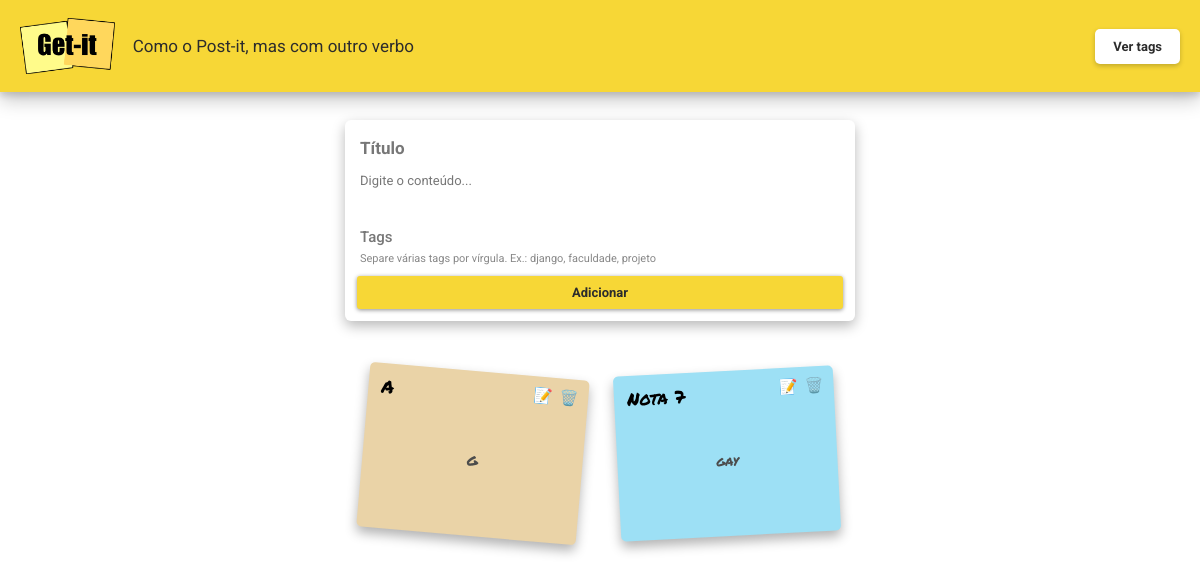
The app's page /, older data.
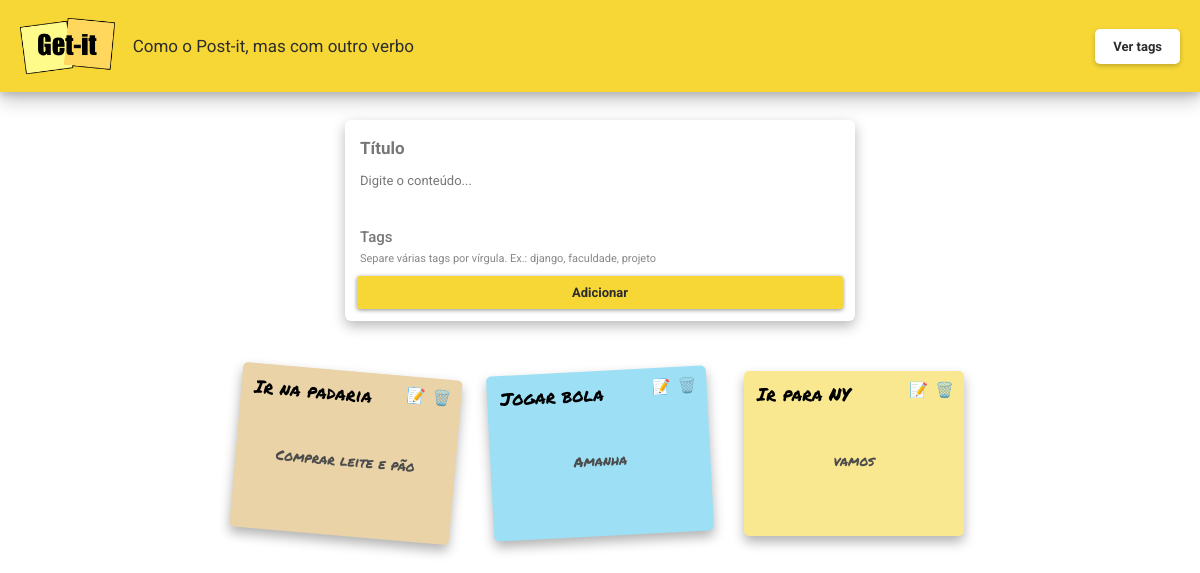
The same page, newer data.
### notes/models.py (models this page shows, shortened)
class Note(models.Model):
    title = models.CharField(max_length=200)
    content = models.TextField()
    tags = models.ManyToManyField(
        Tag,
        blank=True,
        related_name='notes'
    )

### notes/views.py (the view, shortened to what this page needs)
# urls.py: path('', views.index, name='index'),
def index(request):
    all_notes = Note.objects.all()
    return render(
        request,
        'notes/index.html',
        {'notes': all_notes}
    )

### notes/templates/notes/index.html (shortened to what this page needs)
{% extends "notes/base.html" %}
{% load static %}
{% block content %}
<header class="appbar">
  <img
    class="logo"
    src="{% static 'notes/img/logo-getit.png' %}"
    alt="Get-it"
  />
  <p class="subtitle">
    Como o Post-it, mas com outro verbo
  </p>
  <a
    class="btn-ver-tags"
    href="{% url 'tags' %}"
  >
    Ver tags
  </a>
</header>
<main class="main-content">
  <form
    class="form-card"
    method="post"
  >
    <input
      class="form-card-title"
      id="titulo"
      type="text"
      name="titulo"
      placeholder="Título"
      value="{{ title|default:'' }}"
    />
    <textarea
      class="autoresize"
      id="detalhes"
      name="detalhes"
      placeholder="Digite o conteúdo..."
    >{{ content|default:'' }}</textarea>
    <div class="tag-input-group">
      <input
        class="form-card-tag"
        id="tags"
        type="text"
        name="tags"
        placeholder="Tags"
        value="{{ tags_text|default:'' }}"
        aria-describedby="tags-help"
      />
      <p
        class="tag-input-help"
        id="tags-help"
      >
        Separe várias tags por vírgula. Ex.: django, faculdade, projeto
      </p>
    </div>
    <button
      class="btn"
      type="submit"
    >
      Adicionar
    </button>
  </form>
  <div class="card-container">
    {% for note in notes %}
      <article class="card">
        <p class="card-title">
          {{ note.title }}
        </p>
        <div class="card-content">
          {{ note.content }}
        </div>
        <div class="card-tags">
        </div>
        <a
          class="update-button"
          href="{% url 'update' note.id %}"
          title="Editar"
        >
          📝
        </a>
        <a
          class="delete-button"
          href="{% url 'delete' note.id %}"
          title="Excluir"
        >
          🗑️
        </a>
      </article>
    {% empty %}
      <p class="empty-message">
        Nenhuma anotação criada ainda.
      </p>
    {% endfor %}
  </div>
</main>
{% endblock %}

### notes/templates/notes/base.html (shortened to what this page needs)
{% load static %}
<!DOCTYPE html>
<html lang="pt-br">
  <head>
    <link
      rel="stylesheet"
      href="https://cdnjs.cloudflare.com/ajax/libs/meyer-reset/2.0/reset.min.css"
    />
    <link
      rel="stylesheet"
      href="{% static 'notes/css/getit.css' %}?v=5"
    />
  </head>
  <body>
    {% block content %}
    {% endblock %}
  </body>
</html>

### notes/static/notes/css/getit.css (style rules this page uses)
html, body { min-height: 100%; }
body { margin: 0; background-color: #ffffff; color: #2c2c2c; font-family: "Roboto", sans-serif; }
.appbar { display: flex; align-items: center; gap: 18px; min-height: 64px; padding: 14px 20px; background-color: #f7d736; box-shadow: 0 8px 18px rgba(0, 0, 0, 0.22), 0 4px 6px rgba(0, 0, 0, 0.12); }
.logo { height: 56px; width: auto; }
.subtitle { margin: 0; color: #2c2c2c; font-size: 17px; }
.btn-ver-tags { margin-left: auto; padding: 10px 18px; background-color: #ffffff; color: #2c2c2c; border-radius: 5px; box-shadow: 0 2px 5px rgba(0, 0, 0, 0.22); font-size: 13px; font-weight: 700; text-decoration: none; transition: background-color 0.15s ease, transform 0.15s ease, box-shadow 0.15s ease; }
.main-content { width: 100%; }
.form-card { display: flex; flex-direction: column; box-sizing: border-box; width: min(510px, calc(100% - 40px)); margin: 28px auto 38px; padding: 12px; background-color: #ffffff; border-radius: 6px; box-shadow: 0 5px 13px rgba(0, 0, 0, 0.28); }
.form-card-title, .form-card-tag, .autoresize { box-sizing: border-box; width: 100%; border: none; outline: none; background: transparent; color: #2c2c2c; font-family: "Roboto", sans-serif; }
.form-card-title { padding: 6px 3px; font-size: 17px; font-weight: 700; }
.autoresize { min-height: 54px; padding: 8px 3px; resize: none; font-size: 13px; line-height: 1.45; }
.tag-input-group { margin-top: 2px; }
.form-card-tag { padding: 8px 3px 4px; font-size: 15px; font-weight: 500; }
.form-card-title::placeholder, .form-card-tag::placeholder, .autoresize::placeholder { color: #777777; opacity: 1; }
.tag-input-help { margin: 2px 3px 9px; color: #888888; font-size: 11px; line-height: 1.35; }
.btn { width: 100%; padding: 9px; border: none; border-radius: 3px; background-color: #f7d736; color: #2c2c2c; box-shadow: 0 1px 4px rgba(0, 0, 0, 0.45); font-family: "Roboto", sans-serif; font-size: 13px; font-weight: 700; cursor: pointer; }
.card-container { display: flex; flex-wrap: wrap; justify-content: center; gap: 34px; box-sizing: border-box; width: 100%; max-width: 1250px; margin: 0 auto; padding: 12px 32px 50px; }
.card { position: relative; display: flex; flex-direction: column; box-sizing: border-box; width: 220px; min-height: 165px; padding: 13px; border-radius: 5px; box-shadow: 0 6px 12px rgba(0, 0, 0, 0.30); }
.card-title { margin: 0; padding-right: 58px; color: #000000; font-family: "Permanent Marker", cursive; font-size: 18px; line-height: 1.2; overflow-wrap: anywhere; }
.card-content { flex: 1; display: flex; align-items: center; justify-content: center; min-height: 60px; padding: 10px 2px; color: #4c4c4c; font-family: "Permanent Marker", cursive; font-size: 14px; line-height: 1.35; text-align: center; overflow-wrap: anywhere; }
.update-button, .delete-button { position: absolute; top: 10px; font-size: 15px; text-decoration: none; }
.update-button { right: 36px; }
.delete-button { right: 10px; }
.card-tags { display: flex; flex-wrap: wrap; align-items: center; gap: 5px; margin-top: 8px; }
.card-color-1 { background-color: #ead3a7; }
.card-color-2 { background-color: #9de0f5; }
.card-color-4 { background-color: #fae890; }
.card-rotation-3 { transform: rotate(-3deg); }
.card-rotation-6 { transform: rotate(0deg); }
.card-rotation-11 { transform: rotate(5deg); }

Row changes from the older to the newer data that the page shows:
removed Note: title "A", content "G"
removed Note: title "Nota 7", content "gay"
added Note: title "Ir na padaria", content "Comprar leite e pão"
added Note: title "Jogar bola", content "Amanha"
added Note: title "Ir para NY", content "vamos"
